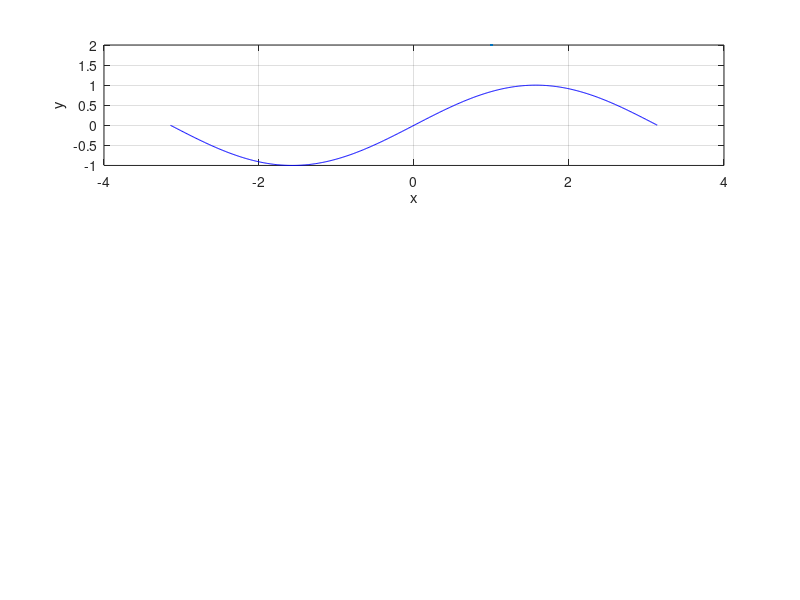

Source code (MATLAB): (Note: this script raises an error after producing the figure.)
x = -pi:0.01:pi;
y1 = sin(x); y2 = cos(x); y3 = y1 + y2;

figure(4)
subplot(3,1,1)            % Creates subplot ( 3 rows, 1 column), and plots at 1st position
plot(x,y1,'b',LineWidth=2)
grid on
xlabel('x'), ylabel('y')
title('$y = \sin(x)$',Interpreter = 'Latex')

subplot(3,1,2)           % Creates subplot ( 3 rows, 1 column), and plots at 2nd position
plot(x,y2,'r',LineWidth=2)
grid on
xlabel('x'), ylabel('y')
title('$y=\cos(x)$',Interpreter = 'Latex')

subplot(3,1,3)           % Creates subplot ( 3 rows, 1 column), and plots at 3rd position
plot(x,y3,'m',LineWidth=2)
grid on
xlabel('x'), ylabel('y')
title('$y=\cos(x)+\sin(x)$',Interpreter = 'Latex')